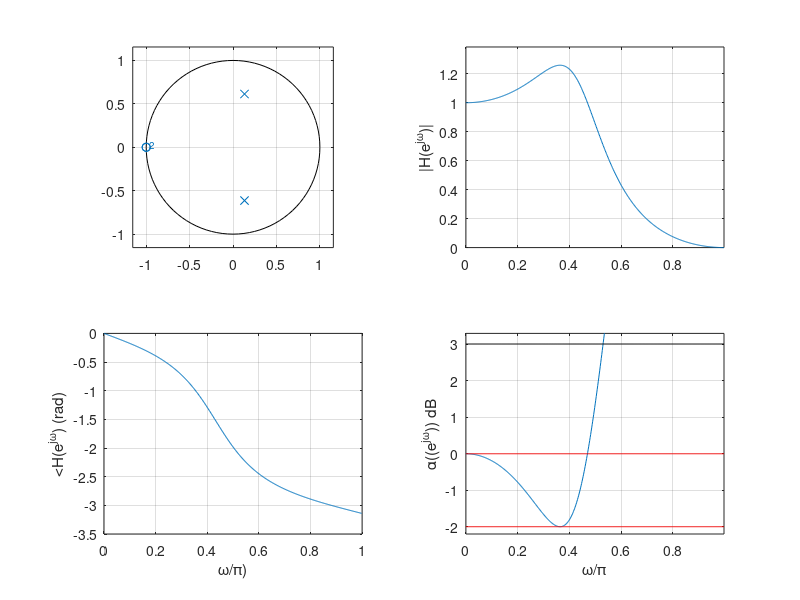
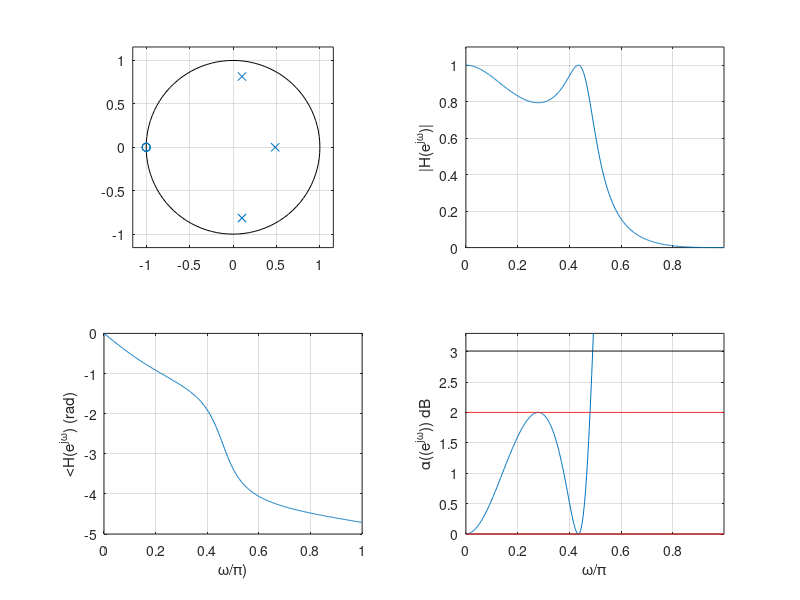

Here is the MATLAB script that generated these plots, in order:
% 
% Example 11.9
%
% LP Chebyshev
%
clear all; clf
alphamax=2;  alphamin=9; % loss specs
figure(1)
for i=1:2,
 wp=0.47+(i-1)*0.01; ws=0.6; % normalized frequency specifications
 [N,wh]=cheb1ord(wp,ws,alphamax,alphamin); % min order and passband frequency
 [b,a]=cheby1(N,alphamax,wh); % filter coefficients
 wp=wh*pi;
 % magnitude and phase
 [H,w]=freqz(b,a); w=w/pi; M=length(H); H=H/H(1);
 % ripple and half-power freq
 epsi=sqrt(10^(0.1*alphamax)-1);
 whp= 2*atan(tan(0.5*wp)*cosh(acosh(sqrt(10^(0.1*3.01)-1)/epsi)/N));whp=whp/pi
 
 % spec verification
 spec0=zeros(1,M);
 spec1=alphamax*ones(1,M)*(-1)^(N+1);
 spec2=alphamin*ones(1,M);
 alpha=-20*log10(abs(H));
 hpf=(3.01+alpha(1))*ones(1,M);
 disp('poles');
 roots(a);
 disp('zeros');
 roots(b);
 
 subplot(221)
 zplane(b,a)
 subplot(222)
 plot(w,abs(H)); grid; ylabel('|H(e^{j\omega})|'); axis([0 max(w) 0 1.1*max(abs(H))])
 subplot(223)
 plot(w,unwrap(angle(H)));grid; ylabel('<H(e^{j\omega}) (rad)'); xlabel('\omega/\pi)')
 subplot(224)
 plot(w,alpha); ylabel('\alpha((e^{j\omega})) dB'); xlabel('\omega/\pi')
 hold on; plot(w,spec0,'r'); hold on; plot(w,spec1,'r'); hold on; plot(w,hpf,'k'); hold on
 plot(w,spec2,'r'); grid; axis([0 max(w) 1.1*min(alpha) 1.1*(alpha(1)+3)]); hold off
 figure(2)
end